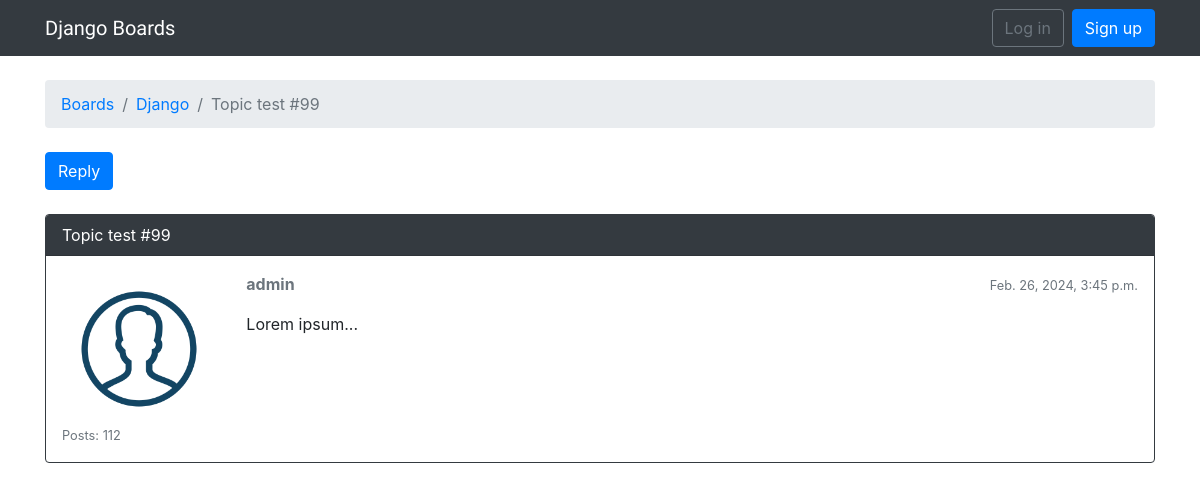
Before: /harshil/home/boards/1/topics/111/ with the older database file.
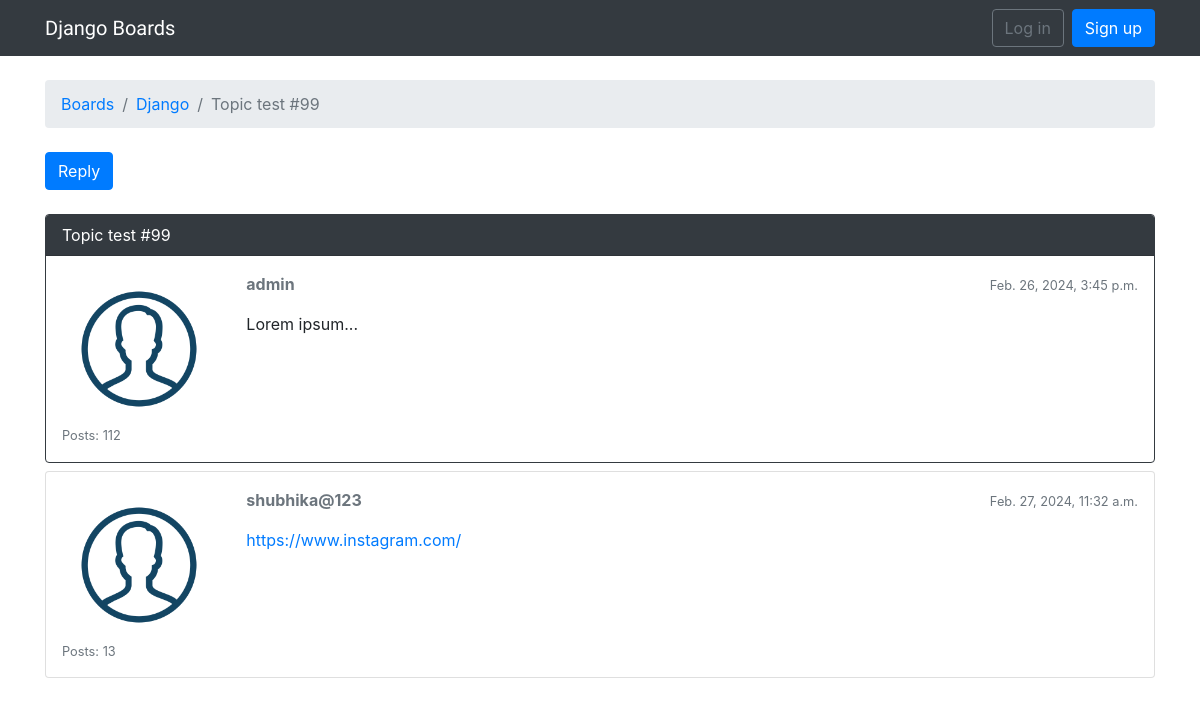
After: the same page with the newer database file.
### boards/models.py (models this page shows, shortened)
class Topic(models.Model):
    subject = models.CharField(max_length=255)
    last_updated = models.DateTimeField(auto_now_add=True)
    board = models.ForeignKey(Board, related_name='topics',on_delete=models.CASCADE)
    starter = models.ForeignKey(User, related_name='topics',on_delete=models.CASCADE)
    views = models.PositiveIntegerField(default=0)  # <- here

class Board(models.Model):
    name = models.CharField(max_length=30, unique=True)
    description = models.CharField(max_length=100)

class Post(models.Model):
    message = models.TextField(max_length=4000)
    topic = models.ForeignKey(Topic, related_name='posts',on_delete=models.CASCADE)
    created_at = models.DateTimeField(auto_now_add=True)
    updated_at = models.DateTimeField(null=True)
    created_by = models.ForeignKey(User, related_name='posts',on_delete=models.CASCADE)
    updated_by = models.ForeignKey(User, null=True, related_name='+',on_delete=models.CASCADE)
    def get_message_as_markdown(self):
        return mark_safe(markdown(self.message, safe_mode='escape'))

### boards/views.py (the view)
# urls.py: path('harshil/home/boards/<int:pk>/topics/<int:topic_pk>/', views.topic_posts, name='topic_posts'),
def topic_posts(request, pk, topic_pk):
    topic = get_object_or_404(Topic, board__pk=pk, pk=topic_pk)
    topic.views += 1
    topic.save()
    return render(request, 'topic_posts.html', {'topic': topic})

### templates/topic_posts.html (shortened to what this page needs)
{% extends 'base.html' %}
{% load static %}
{% block breadcrumb %}
  <li class="breadcrumb-item"><a href="{% url 'home' %}">Boards</a></li>
  <li class="breadcrumb-item"><a href="{% url 'board_topics' topic.board.pk %}">{{ topic.board.name }}</a></li>
  <li class="breadcrumb-item active">{{ topic.subject }}</li>
{% endblock %}
{% block content %}
  <div class="mb-4">
    <a href="{% url 'reply_topic' topic.board.pk topic.pk %}" class="btn btn-primary" role="button">Reply</a>
  </div>
  {% for post in topic.posts.all %}
    <div class="card mb-2 {% if forloop.first %}border-dark{% endif %}">
       {% if forloop.first %}
      <div class="card-header text-white bg-dark py-2 px-3">{{ topic.subject }}</div>
    {% endif %}
      <div class="card-body p-3">
        <div class="row">
          <div class="col-2">
            <img src="{% static 'img/1814089_account_user_person_profile_avatar_icon.png' %}" alt="{{ post.created_by.username }}" class="w-100">
            <small class="d-block text-muted">Posts: {{ post.created_by.posts.count }}</small>
          </div>
          <div class="col-10">
            <div class="row mb-3">
              <div class="col-6">
                <strong class="text-muted">{{ post.created_by.username }}</strong>
              </div>
              <div class="col-6 text-right">
                <small class="text-muted">{{ post.created_at }}</small>
              </div>
            </div>
            {{ post.get_message_as_markdown}}
          </div>
        </div>
      </div>
    </div>
  {% endfor %}
{% endblock %}

### templates/base.html (shortened to what this page needs)
{% load static %}<!DOCTYPE html>
<html>
  <head>
    <link rel="stylesheet" href="{% static 'css/bootstrap.min.css' %}">
    <link rel="stylesheet" href="{% static 'css/app.css' %}">
  </head>
  <body>
    {% block body %}
<nav class="navbar navbar-expand-sm navbar-dark bg-dark">
  <div class="container">
    <a class="navbar-brand" href="{% url 'home' %}">Django Boards</a>
    <div class="collapse navbar-collapse" id="mainMenu">
      {% if user.is_authenticated %}
        <ul class="navbar-nav ml-auto">
          <li class="nav-item dropdown">
            <a class="nav-link dropdown-toggle" href="#" id="userMenu" data-toggle="dropdown" aria-haspopup="true" aria-expanded="false">
              {{ user.username }}
            </a>
            <div class="dropdown-menu dropdown-menu-right" aria-labelledby="userMenu">
              <a class="dropdown-item" href="{% url 'my_account' %}">My account</a>
              <a class="dropdown-item" href="{% url 'password_change' %}">Change password</a>
              <div class="dropdown-divider"></div>
              <a class="dropdown-item" href="{% url 'logout_form' %}">Log out</a>
            </div>
          </li>
        </ul>
      {% else %}
        <form class="form-inline ml-auto">
          <a href="{% url 'login' %}" class="btn btn-outline-secondary">Log in</a>
          <a href="{% url 'signup' %}" class="btn btn-primary ml-2">Sign up</a>
        </form>
      {% endif %}
    </div>
  </div>
</nav>
  <div class="container">
    <ol class="breadcrumb my-4">
      {% block breadcrumb %}
      {% endblock %}
    </ol>
    {% block content %}
    {% endblock %}
  </div>
{% endblock body %}
  </body>
</html>

### static/css/app.css (style rules this page uses)
.navbar-brand { font-family: 'Peralta', cursive; }

Changed rows visible on the page:
added Post: created_by.posts.count "13", created_by.username "shubhika@123", created_at "Feb. 27, 2024, 11:32 a.m.", get_message_as_markdown "https://www.instagram.com/"
